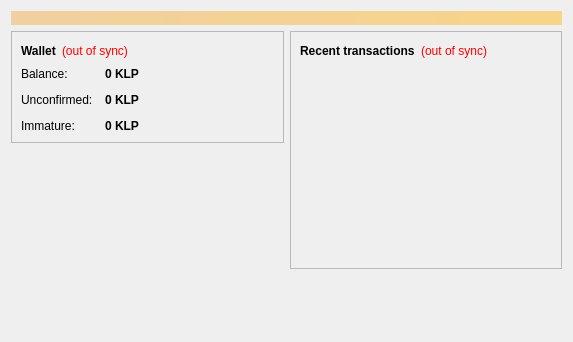
<?xml version="1.0" encoding="UTF-8"?>
<ui version="4.0">
 <class>OverviewPage</class>
 <widget class="QWidget" name="OverviewPage">
  <property name="geometry">
   <rect>
    <x>0</x>
    <y>0</y>
    <width>573</width>
    <height>342</height>
   </rect>
  </property>
  <property name="windowTitle">
   <string>Form</string>
  </property>
  <layout class="QVBoxLayout" name="topLayout">
   <item>
    <widget class="QLabel" name="labelAlerts">
     <property name="visible">
      <bool>false</bool>
     </property>
     <property name="styleSheet">
      <string notr="true">background-color: qlineargradient(x1: 0, y1: 0, x2: 1, y2: 0, stop:0 #F0D0A0, stop:1 #F8D488); color:#000000;</string>
     </property>
     <property name="wordWrap">
      <bool>true</bool>
     </property>
     <property name="margin">
      <number>3</number>
     </property>
    </widget>
   </item>
   <item>
    <layout class="QHBoxLayout" name="horizontalLayout" stretch="1,1">
     <item>
      <layout class="QVBoxLayout" name="verticalLayout_2">
       <item>
        <widget class="QFrame" name="frame">
         <property name="frameShape">
          <enum>QFrame::StyledPanel</enum>
         </property>
         <property name="frameShadow">
          <enum>QFrame::Raised</enum>
         </property>
         <layout class="QVBoxLayout" name="verticalLayout_4">
          <item>
           <layout class="QHBoxLayout" name="horizontalLayout_4">
            <item>
             <widget class="QLabel" name="label_5">
              <property name="font">
               <font>
                <weight>75</weight>
                <bold>true</bold>
               </font>
              </property>
              <property name="text">
               <string>Wallet</string>
              </property>
             </widget>
            </item>
            <item>
             <widget class="QLabel" name="labelWalletStatus">
              <property name="toolTip">
               <string>The displayed information may be out of date. Your wallet automatically synchronizes with the Klpcoin network after a connection is established, but this process has not completed yet.</string>
              </property>
              <property name="styleSheet">
               <string notr="true">QLabel { color: red; }</string>
              </property>
              <property name="text">
               <string notr="true">(out of sync)</string>
              </property>
              <property name="alignment">
               <set>Qt::AlignLeading|Qt::AlignLeft|Qt::AlignVCenter</set>
              </property>
             </widget>
            </item>
            <item>
             <spacer name="horizontalSpacer_2">
              <property name="orientation">
               <enum>Qt::Horizontal</enum>
              </property>
              <property name="sizeHint" stdset="0">
               <size>
                <width>40</width>
                <height>20</height>
               </size>
              </property>
             </spacer>
            </item>
           </layout>
          </item>
          <item>
           <layout class="QFormLayout" name="formLayout_2">
            <property name="fieldGrowthPolicy">
             <enum>QFormLayout::AllNonFixedFieldsGrow</enum>
            </property>
            <property name="horizontalSpacing">
             <number>12</number>
            </property>
            <property name="verticalSpacing">
             <number>12</number>
            </property>
            <item row="0" column="0">
             <widget class="QLabel" name="label">
              <property name="text">
               <string>Balance:</string>
              </property>
             </widget>
            </item>
            <item row="0" column="1">
             <widget class="QLabel" name="labelBalance">
              <property name="font">
               <font>
                <weight>75</weight>
                <bold>true</bold>
               </font>
              </property>
              <property name="cursor">
               <cursorShape>IBeamCursor</cursorShape>
              </property>
              <property name="toolTip">
               <string>Your current balance</string>
              </property>
              <property name="text">
               <string notr="true">0 KLP</string>
              </property>
              <property name="textInteractionFlags">
               <set>Qt::LinksAccessibleByMouse|Qt::TextSelectableByKeyboard|Qt::TextSelectableByMouse</set>
              </property>
             </widget>
            </item>
            <item row="1" column="0">
             <widget class="QLabel" name="label_3">
              <property name="text">
               <string>Unconfirmed:</string>
              </property>
             </widget>
            </item>
            <item row="1" column="1">
             <widget class="QLabel" name="labelUnconfirmed">
              <property name="font">
               <font>
                <weight>75</weight>
                <bold>true</bold>
               </font>
              </property>
              <property name="cursor">
               <cursorShape>IBeamCursor</cursorShape>
              </property>
              <property name="toolTip">
               <string>Total of transactions that have yet to be confirmed, and do not yet count toward the current balance</string>
              </property>
              <property name="text">
               <string notr="true">0 KLP</string>
              </property>
              <property name="textInteractionFlags">
               <set>Qt::LinksAccessibleByMouse|Qt::TextSelectableByKeyboard|Qt::TextSelectableByMouse</set>
              </property>
             </widget>
            </item>
            <item row="2" column="0">
             <widget class="QLabel" name="labelImmatureText">
              <property name="text">
               <string>Immature:</string>
              </property>
             </widget>
            </item>
            <item row="2" column="1">
             <widget class="QLabel" name="labelImmature">
              <property name="font">
               <font>
                <weight>75</weight>
                <bold>true</bold>
               </font>
              </property>
              <property name="toolTip">
               <string>Mined balance that has not yet matured</string>
              </property>
              <property name="text">
               <string notr="true">0 KLP</string>
              </property>
              <property name="textInteractionFlags">
               <set>Qt::LinksAccessibleByMouse|Qt::TextSelectableByKeyboard|Qt::TextSelectableByMouse</set>
              </property>
             </widget>
            </item>
           </layout>
          </item>
         </layout>
        </widget>
       </item>
       <item>
        <spacer name="verticalSpacer">
         <property name="orientation">
          <enum>Qt::Vertical</enum>
         </property>
         <property name="sizeHint" stdset="0">
          <size>
           <width>20</width>
           <height>40</height>
          </size>
         </property>
        </spacer>
       </item>
      </layout>
     </item>
     <item>
      <layout class="QVBoxLayout" name="verticalLayout_3">
       <item>
        <widget class="QFrame" name="frame_2">
         <property name="frameShape">
          <enum>QFrame::StyledPanel</enum>
         </property>
         <property name="frameShadow">
          <enum>QFrame::Raised</enum>
         </property>
         <layout class="QVBoxLayout" name="verticalLayout">
          <item>
           <layout class="QHBoxLayout" name="horizontalLayout_2">
            <item>
             <widget class="QLabel" name="label_4">
              <property name="text">
               <string>&lt;b&gt;Recent transactions&lt;/b&gt;</string>
              </property>
             </widget>
            </item>
            <item>
             <widget class="QLabel" name="labelTransactionsStatus">
              <property name="toolTip">
               <string>The displayed information may be out of date. Your wallet automatically synchronizes with the Klpcoin network after a connection is established, but this process has not completed yet.</string>
              </property>
              <property name="styleSheet">
               <string notr="true">QLabel { color: red; }</string>
              </property>
              <property name="text">
               <string notr="true">(out of sync)</string>
              </property>
              <property name="alignment">
               <set>Qt::AlignRight|Qt::AlignTrailing|Qt::AlignVCenter</set>
              </property>
             </widget>
            </item>
            <item>
             <spacer name="horizontalSpacer">
              <property name="orientation">
               <enum>Qt::Horizontal</enum>
              </property>
              <property name="sizeHint" stdset="0">
               <size>
                <width>40</width>
                <height>20</height>
               </size>
              </property>
             </spacer>
            </item>
           </layout>
          </item>
          <item>
           <widget class="QListView" name="listTransactions">
            <property name="styleSheet">
             <string notr="true">QListView { background: transparent; }</string>
            </property>
            <property name="frameShape">
             <enum>QFrame::NoFrame</enum>
            </property>
            <property name="verticalScrollBarPolicy">
             <enum>Qt::ScrollBarAlwaysOff</enum>
            </property>
            <property name="horizontalScrollBarPolicy">
             <enum>Qt::ScrollBarAlwaysOff</enum>
            </property>
            <property name="selectionMode">
             <enum>QAbstractItemView::NoSelection</enum>
            </property>
           </widget>
          </item>
         </layout>
        </widget>
       </item>
       <item>
        <spacer name="verticalSpacer_2">
         <property name="orientation">
          <enum>Qt::Vertical</enum>
         </property>
         <property name="sizeHint" stdset="0">
          <size>
           <width>20</width>
           <height>40</height>
          </size>
         </property>
        </spacer>
       </item>
      </layout>
     </item>
    </layout>
   </item>
  </layout>
 </widget>
 <resources/>
 <connections/>
</ui>
